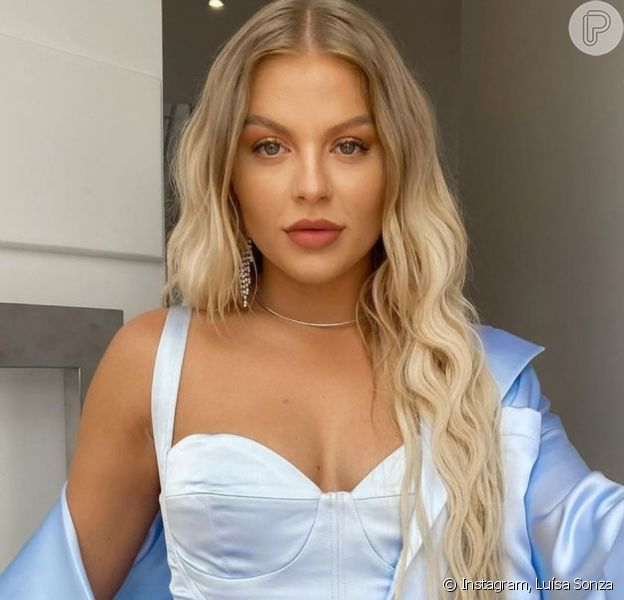
#> input picture ipi/aula5/luisa-sonza.jpg, 624 x 600 px
$ python gradiente.py   (older library calls are emulated)
#> lines starting #> are read from the running program, lines starting #| are printed output that depends on the picture; after the words box and inside, x2 and y2 are one past the last pixel; in counts of white or black regions, pixels touching at a corner belong together
import numpy as np
import matplotlib.pyplot as plt
import cv2

if __name__ == '__main__':
    img = cv2.imread('luisa-sonza.jpg')
#> img is the input picture: shape (600, 624, 3); mean B, G, R 124, 139.4, 156.5

    #define os filtros de Sobel para calculo das derivadas parciais
    Gy = np.array([[-1,0,1],[-2,0,2],[-1,0,1]])
    Gx = np.array([[-1, -2, -1],[0, 0, 0],[1, 2, 1]])

    gx_img = cv2.filter2D(img, cv2.CV_64F, Gx)
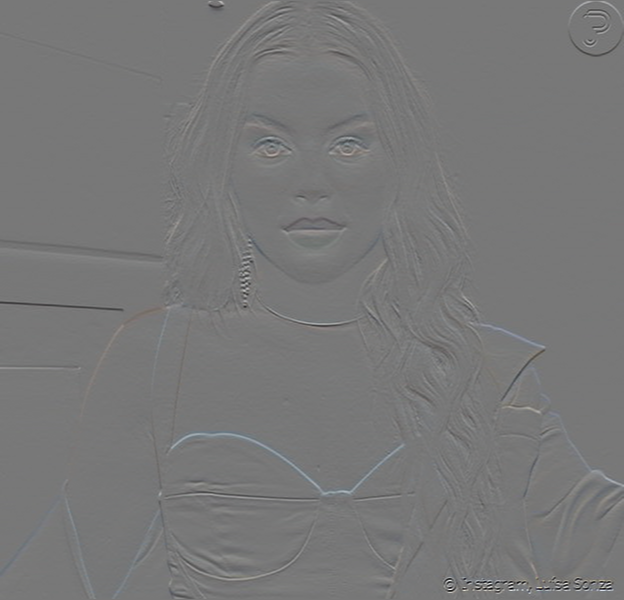
#> gx_img: shape (600, 624, 3) float64; mean B, G, R 1.3, 0.9, 0.6; drawn with min black and max white
    gy_img = cv2.filter2D(img, cv2.CV_64F, Gy)
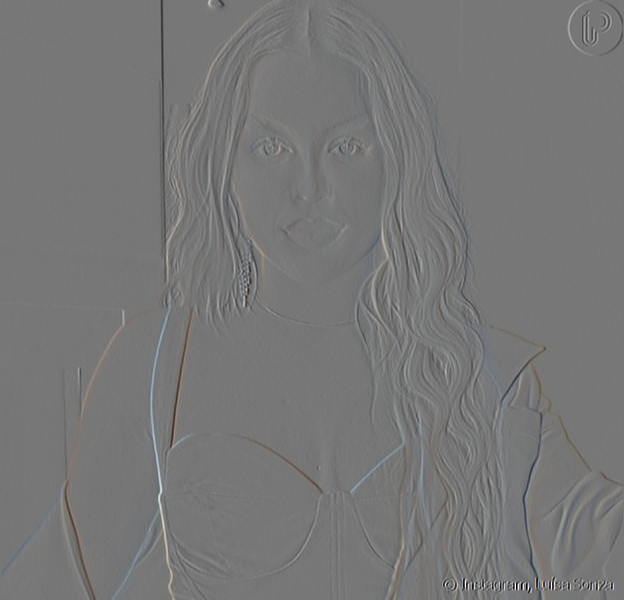
#> gy_img: shape (600, 624, 3) float64; mean B, G, R -0.5, -0.6, -0.6; drawn with min black and max white

    # Para vizualizacao da magnitude do vetor gradiente
    grad_mag = np.sqrt(gx_img**2 + gy_img**2)
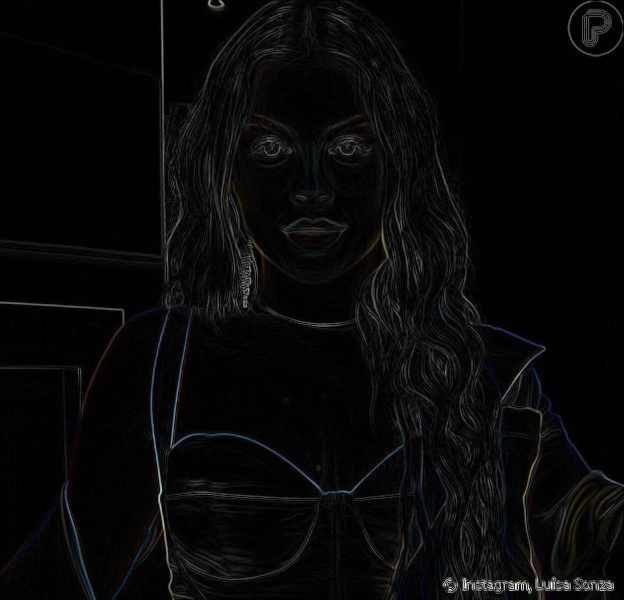
#> grad_mag: shape (600, 624, 3) float64; mean B, G, R 33.3, 32.5, 32.9; drawn with min black and max white
    img_mag_grad = np.abs(grad_mag)
    img_mag_grad[img_mag_grad > 255] = 255
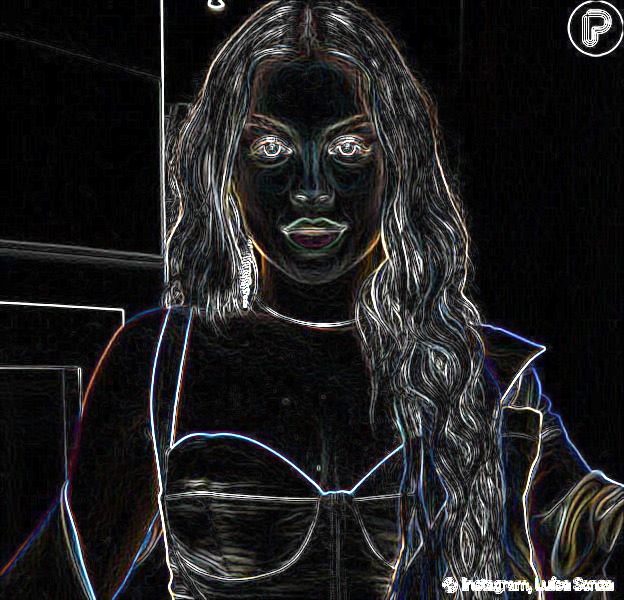
#> img_mag_grad: shape (600, 624, 3) float64; 1.56% of pixels changed, all inside (x1, y1, x2, y2) = (0, 0, 624, 600)
    img_mag_grad = img_mag_grad.astype(np.uint8)

    # Para vizualizacao das derivadas parciais
    gx_img = np.abs(gx_img)
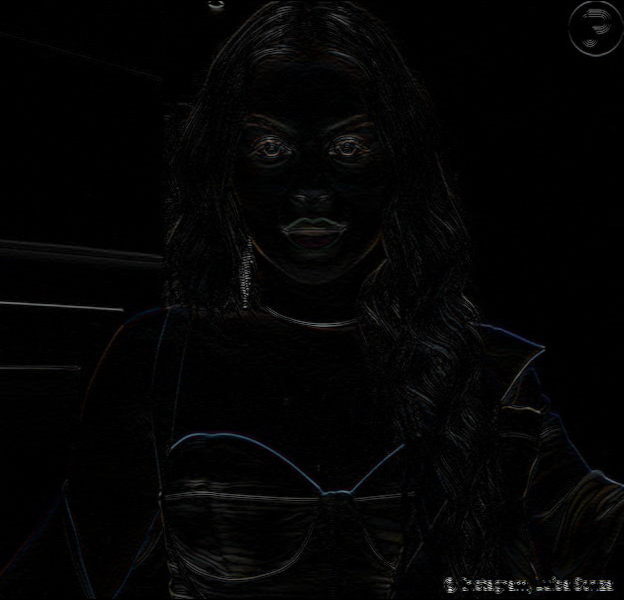
#> gx_img: shape (600, 624, 3) float64; mean B, G, R 16.3, 15.9, 16.1; drawn with min black and max white
    gx_img[gx_img > 255] = 255
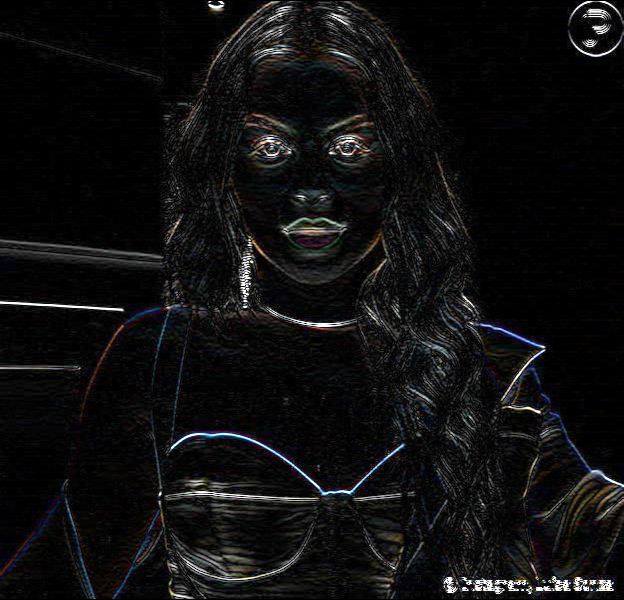
#> gx_img: shape (600, 624, 3) float64; 0.49% of pixels changed, all inside (x1, y1, x2, y2) = (0, 1, 624, 597)
    gx_img = gx_img.astype(np.uint8)

    gy_img = np.abs(gy_img)
    gy_img[gy_img > 255] = 255
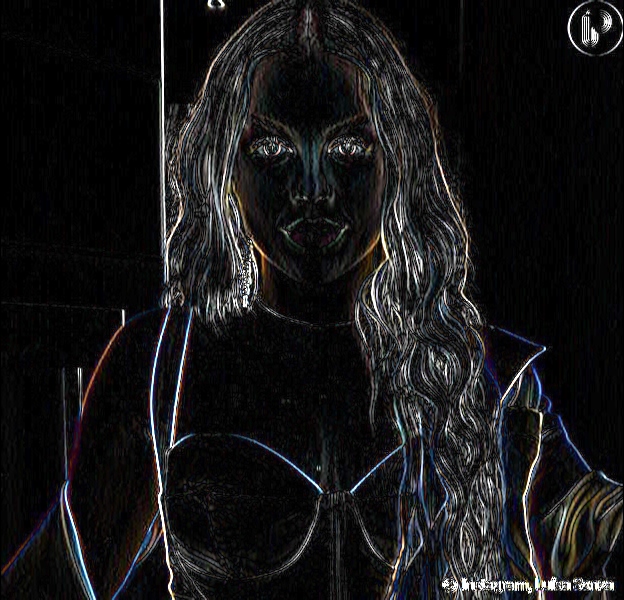
#> gy_img: shape (600, 624, 3) float64; mean B, G, R 23.5, 22.9, 23.3
    gy_img = gy_img.astype(np.uint8)

    img = cv2.cvtColor(img, cv2.COLOR_BGR2RGB)
    img_mag_grad = cv2.cvtColor(img_mag_grad, cv2.COLOR_BGR2RGB)
    gx_img = cv2.cvtColor(gx_img, cv2.COLOR_BGR2RGB)
    gy_img = cv2.cvtColor(gy_img, cv2.COLOR_BGR2RGB)


    fig,axl = plt.subplots(2,2)
    axl[0][0].imshow(img)
    axl[0][1].imshow(img_mag_grad)
    axl[1][0].imshow(gx_img)
    axl[1][1].imshow(gy_img)
    plt.show()

$ run again, with ipi/aula5/cat_puppy.jpg copied over ipi/aula5/luisa-sonza.jpg
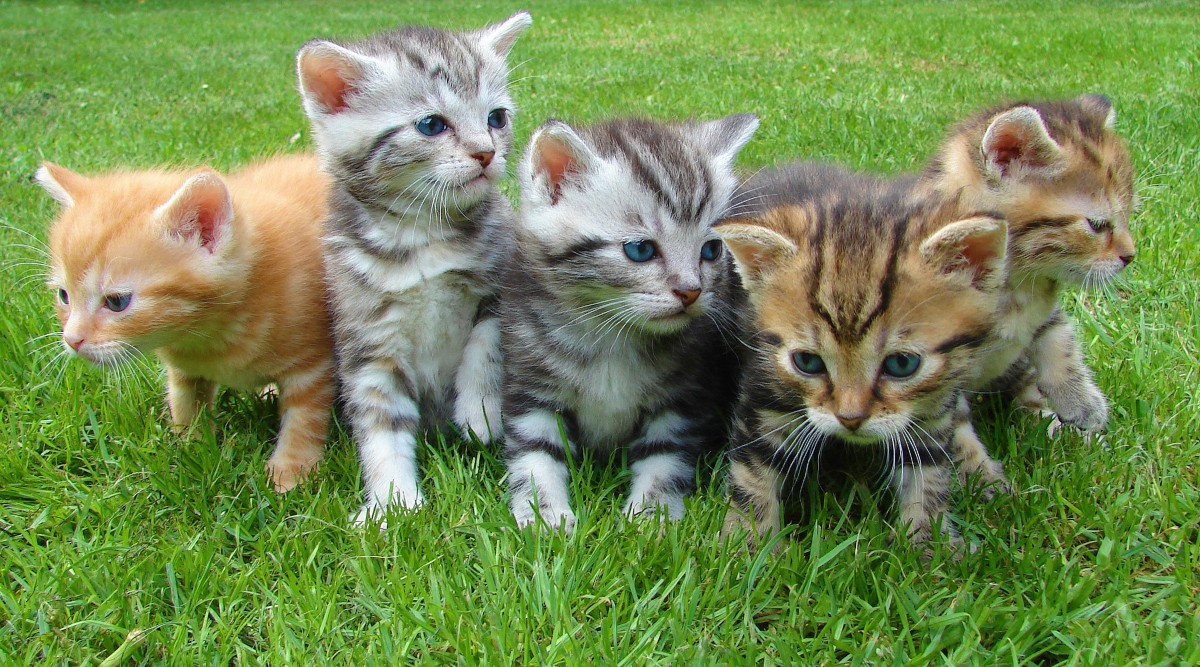
#> input picture ipi/aula5/cat_puppy.jpg, 1200 x 667 px
#> img is the input picture: shape (667, 1200, 3); mean B, G, R 81.8, 138.8, 115.7
#> `img_mag_grad[img_mag_grad > 255] = 255`:
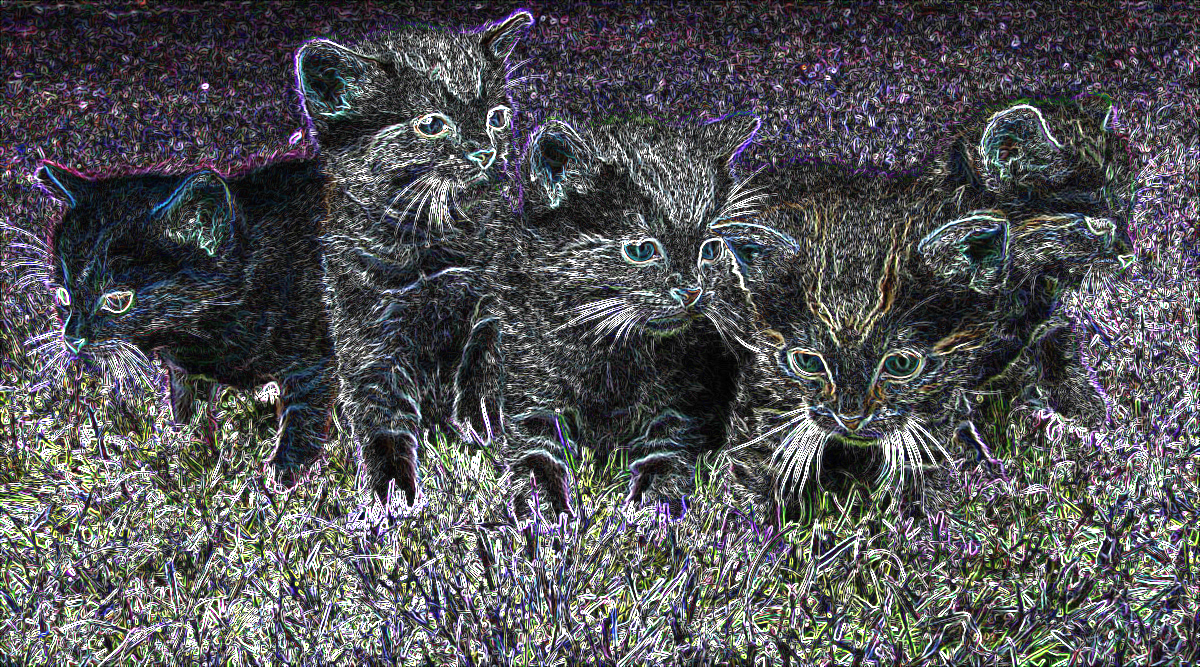
#> img_mag_grad: shape (667, 1200, 3) float64; mean B, G, R 87.3, 84.6, 84.1
#> `gx_img[gx_img > 255] = 255`:
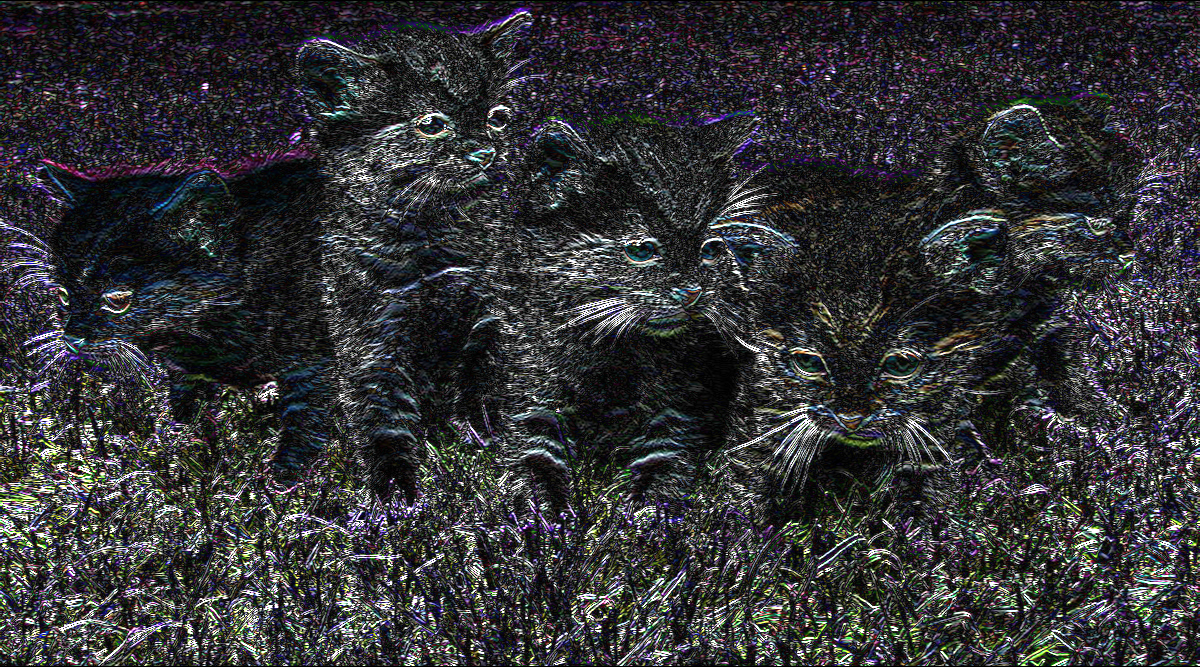
#> gx_img: shape (667, 1200, 3) float64; mean B, G, R 53.7, 51.5, 51.2
